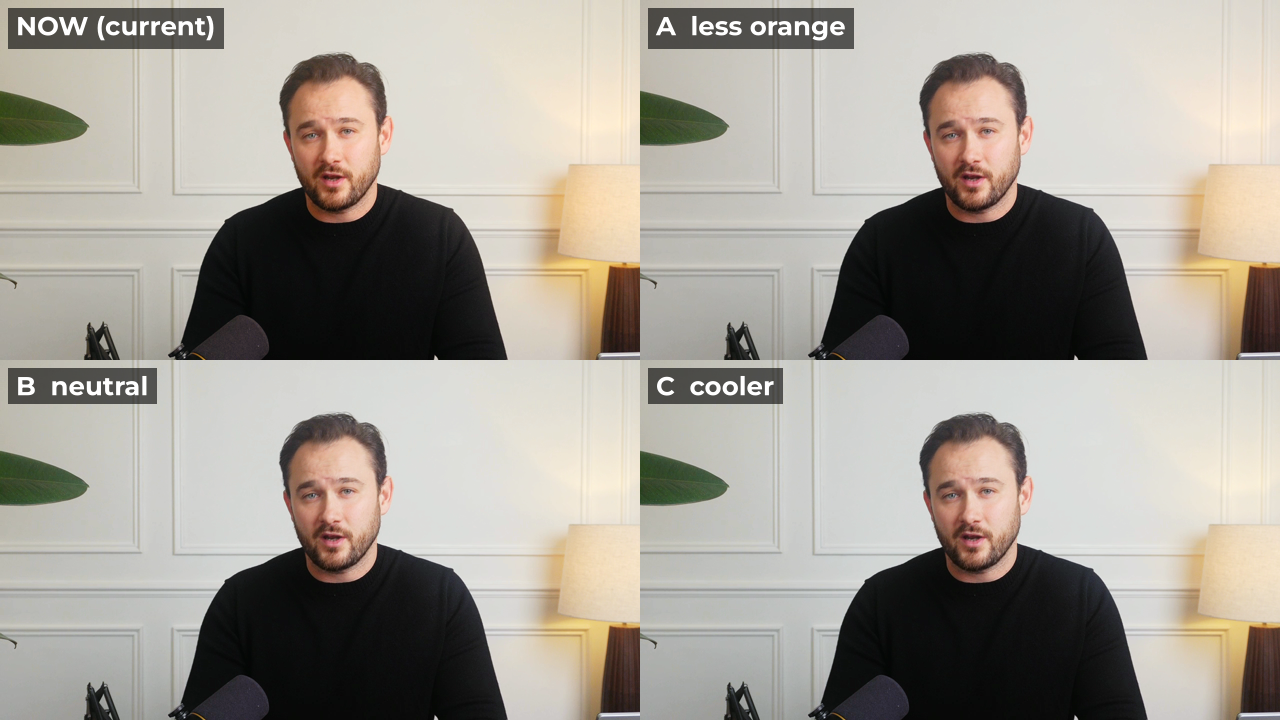
#> input picture projects/2026-10-26_budget-week-landlords/exports/2026-10-26_budget-week-landlords_colour-test_ABC.png, 1280 x 720 px, given in place of tmpcnxvt604.png, which was not available
$ python make_thumb.py ../projects/2026-10-26_budget-week-landlords/exports/2026-10-26_budget-week-landlords_colour-test_ABC.png 1.0 1.0 out.png ../projects/01-valuation/thumbnail/thumb-A-monochrome.jpg --photo ../projects/01-valuation/thumbnail/thumb-A-monochrome.jpg
#> lines starting #> are read from the running program, lines starting #| are printed output that depends on the picture; pictures that were not available may be replaced by others from this repository, and a replacement may not be noted
#!/usr/bin/env python3
"""YouTube thumbnail (1280x720): stacked text on the left, Jake on the right.

Lines are "style:text" as on covers: bold (Montserrat Black, white), italic (Cormorant
Garamond italic, white), key (Montserrat Black, #FFDE59). Optional small spaced label under
the text, and an optional photo (e.g. the building) behind the text panel instead of black.
Monogram bottom-left (YouTube's timestamp covers bottom-right).

Usage: make_thumb.py <video> <time_s> <jake_centre_x> <out.jpg> [--label TEXT] [--photo IMG]
                     "bold:SOLD IN" "italic:weeks" ...
"""
import argparse, os, subprocess, tempfile

from PIL import Image, ImageDraw, ImageFont, ImageEnhance

REPO = os.path.dirname(os.path.dirname(os.path.abspath(__file__)))
F = os.path.join(REPO, "brand", "fonts")
W, H = 1280, 720
YELLOW = (255, 222, 89)
STYLES = {"bold": ("Montserrat-900.ttf", 84, "white"),
          "italic": ("CormorantGaramond-500-Italic.ttf", 150, "white"),
          "key": ("Montserrat-900.ttf", 84, YELLOW)}
GRADE = "eq=contrast=1.08:saturation=0.92:gamma=0.98,colorbalance=rh=-0.02:bh=0.02"
PANEL = 720  # width of the Jake panel on the right


def frame(video, t):
#> called with t = 1
    out = tempfile.mktemp(suffix=".png")
    subprocess.run(["ffmpeg", "-v", "error", "-y", "-ss", str(t), "-i", video, "-frames:v", "1",
                    "-vf", f"{GRADE},scale=-2:720:flags=lanczos", out], check=True)
#> (this line was passed over: subprocess is not available in this run)
    img = Image.open(out).convert("RGB")
#> img is the input picture: PIL image 1280x720 RGB; mean R, G, B 162.1, 156.7, 148.2
    os.remove(out)
    return img


def thumb(video, t, cx, out, lines, label=None, photo=None):
    src = frame(video, t)
    cx = cx * src.height / 720 if src.height != 720 else cx
#> cx = 1
    # Jake: a 640-wide slice around him, pushed in slightly to fill the right-hand panel
    x0 = int(min(max(0, cx - 320), src.width - 640))
#> x0 = 0
    jake = src.crop((x0, 0, x0 + 640, 720)).resize((PANEL, 810), Image.LANCZOS).crop((0, 30, PANEL, 750))
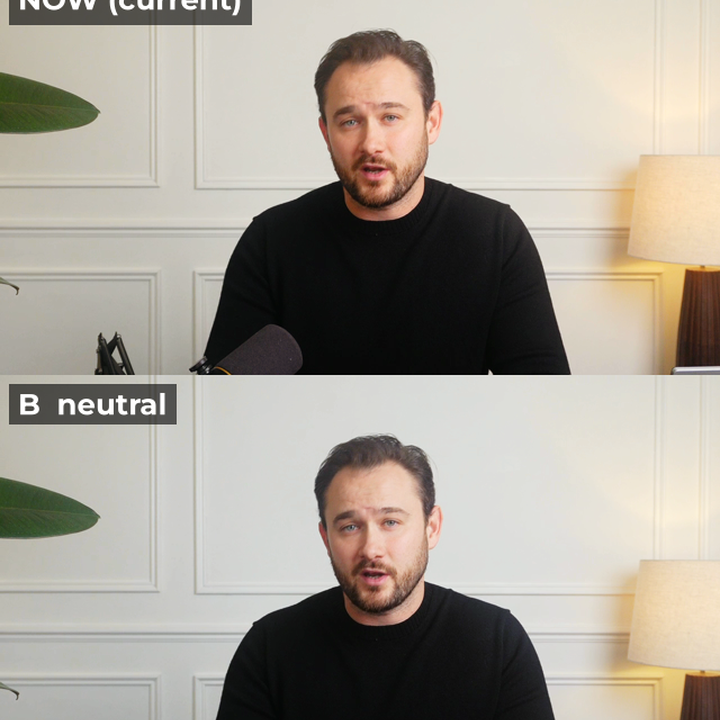
#> jake: PIL image 720x720 RGB; mean R, G, B 167.6, 161.2, 150.9

    if photo:
        bg = Image.open(photo).convert("RGB")
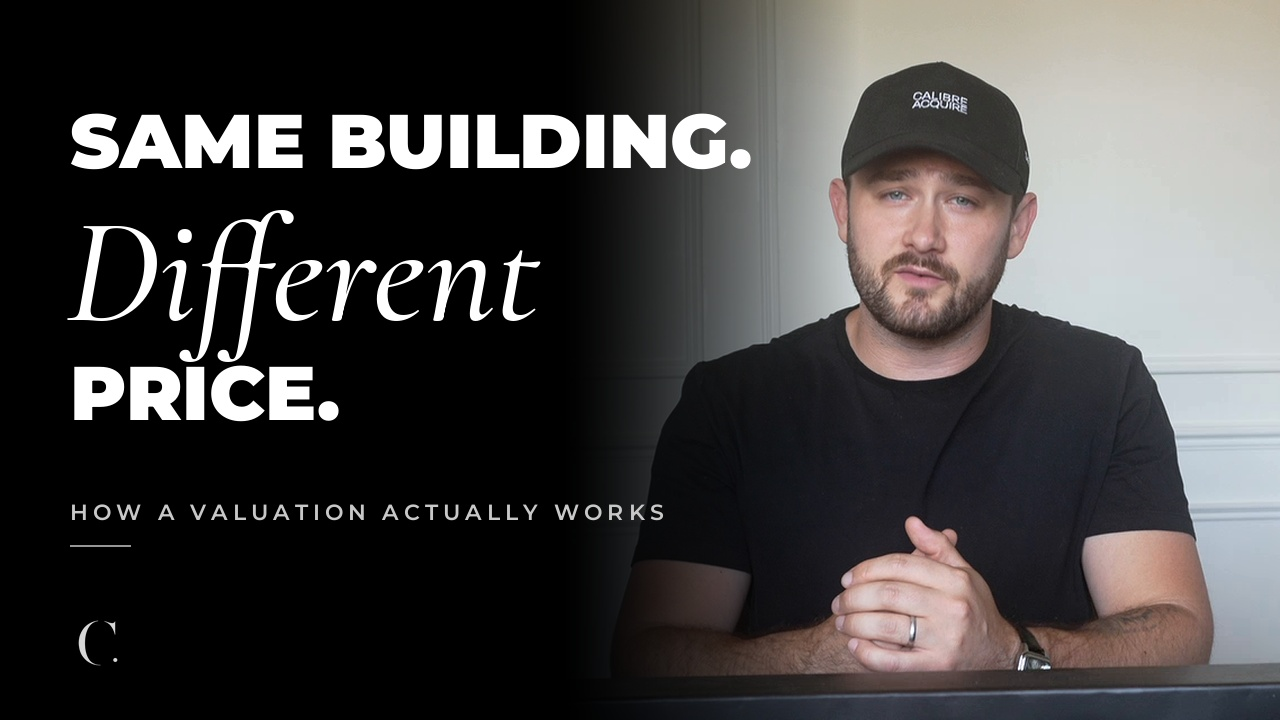
#> input picture projects/01-valuation/thumbnail/thumb-A-monochrome.jpg, 1280 x 720 px
#> bg is the input picture: PIL image 1280x720 RGB; mean R, G, B 68.8, 66.7, 66.3
        s = max(W / bg.width, H / bg.height)
#> s = 1
        bg = bg.resize((int(bg.width * s) + 1, int(bg.height * s) + 1), Image.LANCZOS)
#> bg: PIL image 1281x721 RGB
        bg = bg.crop(((bg.width - W) // 2, (bg.height - H) // 2, (bg.width - W) // 2 + W, (bg.height - H) // 2 + H))
#> bg: PIL image 1280x720 RGB
        bg = ImageEnhance.Brightness(bg).enhance(0.32)
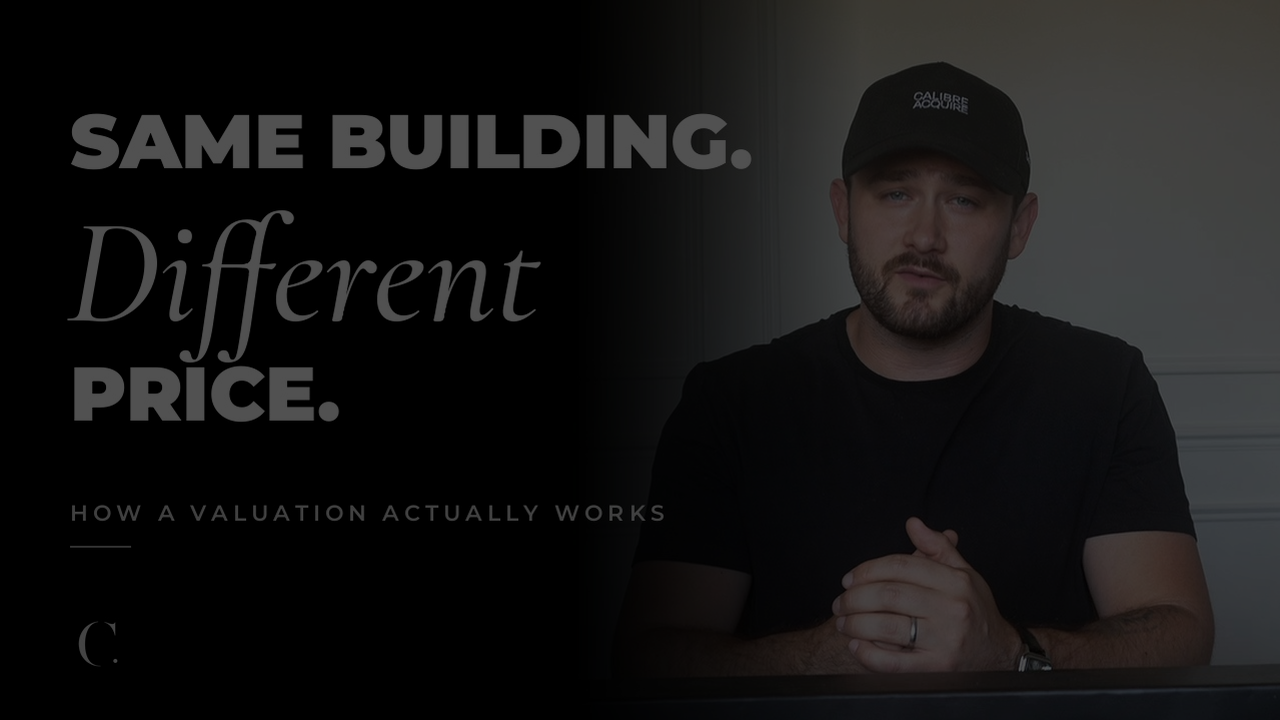
#> bg: PIL image 1280x720 RGB; mean R, G, B 21.7, 21, 20.9
        # fade the photo to black before Jake's panel so it never shows through him
        m = Image.new("L", (W, H), 0)
#> m: PIL image 1280x720 L; every value is 0
        dm = ImageDraw.Draw(m)
        for x in range(W):
            dm.line([(x, 0), (x, H)], fill=int(255 * min(1, max(0, (700 - x) / 260))))
        bg = Image.composite(bg, Image.new("RGB", (W, H), (0, 0, 0)), m)
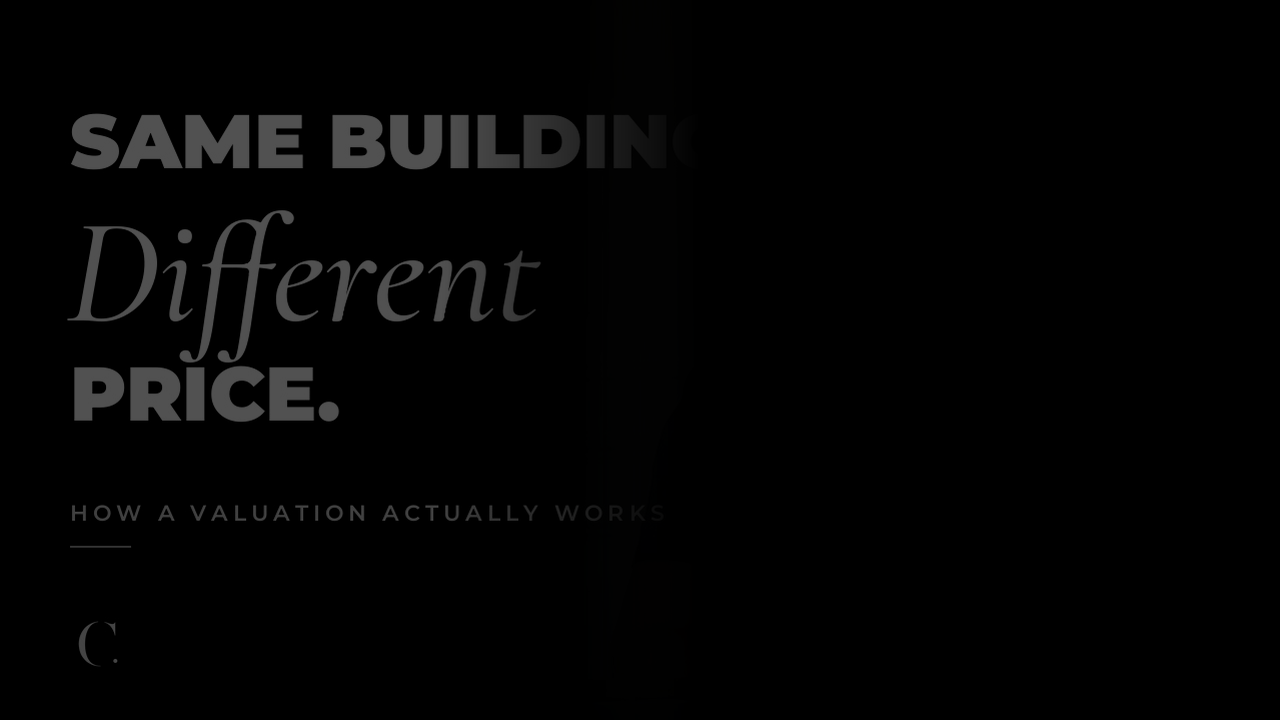
#> bg: PIL image 1280x720 RGB; mean R, G, B 3.5, 3.5, 3.5
    else:
        bg = Image.new("RGB", (W, H), (0, 0, 0))
    canvas = bg.copy()
    canvas.paste(jake, (W - PANEL, 0))
    # fade Jake into the panel
    fade = Image.new("L", (W, H), 0)
    d = ImageDraw.Draw(fade)
    xs = W - PANEL
    for x in range(xs, xs + 300):
        d.line([(x, 0), (x, H)], fill=int(255 * ((x - xs) / 300) ** 1.4))
    d.rectangle([xs + 300, 0, W, H], fill=255)
    canvas = Image.composite(canvas, bg, fade)
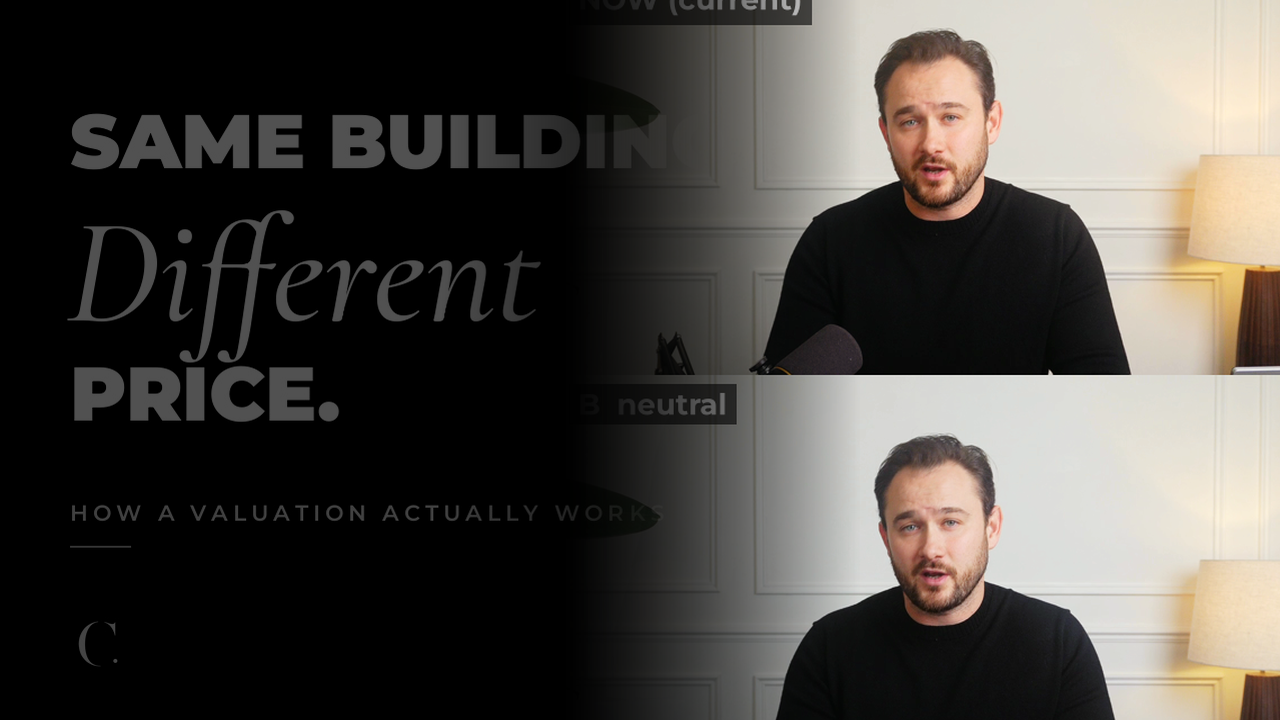
#> canvas: PIL image 1280x720 RGB; mean R, G, B 74, 70.4, 66

    d = ImageDraw.Draw(canvas)
    x = 70
    parsed = []
    for spec in lines:
        style, text = spec.split(":", 1)
        fname, size, colour = STYLES[style]
        font = ImageFont.truetype(os.path.join(F, fname), size)
        while font.getlength(text) > 640 and size > 40:  # keep clear of Jake's face
            size -= 4
            font = ImageFont.truetype(os.path.join(F, fname), size)
        b = font.getbbox(text, anchor="ls")
        parsed.append((text, font, colour, -b[1], b[3], style))
    gap = 14
    total = sum(a + b for _, _, _, a, b, _ in parsed) + gap * (len(parsed) - 1)
    y = (H - total) / 2 - (40 if label else 0)
    for text, font, colour, asc, desc, style in parsed:
        y += asc
        d.text((x - (4 if style == "italic" else 0), y), text, font=font, fill=colour, anchor="ls")
        y += desc + gap
    if label:
        lf = ImageFont.truetype(os.path.join(F, "Montserrat-600.ttf"), 22)
        ly, lx = y + 60, x
        for ch in label:
            d.text((lx, ly), ch, font=lf, fill=(200, 200, 200), anchor="ls")
            lx += lf.getlength(ch) + 5
        d.line([(x, ly + 25), (x + 60, ly + 25)], fill=(150, 150, 150), width=2)

    logo = Image.open(os.path.join(REPO, "brand", "logos", "monogram-white.png")).convert("RGBA")
    logo = logo.resize((52, 52), Image.LANCZOS)
    logo.putalpha(logo.split()[3].point(lambda v: int(v * 0.85)))
    canvas.paste(logo, (x, H - 52 - 50), logo)
    canvas.save(out, quality=95)
    print(f"thumbnail -> {out}")


if __name__ == "__main__":
    ap = argparse.ArgumentParser(usage=__doc__)
    ap.add_argument("video"); ap.add_argument("t", type=float); ap.add_argument("cx", type=float)
    ap.add_argument("out"); ap.add_argument("lines", nargs="+")
    ap.add_argument("--label"); ap.add_argument("--photo")
    a = ap.parse_args()
#> (the run stopped early here; a loop or call above may not have finished)
